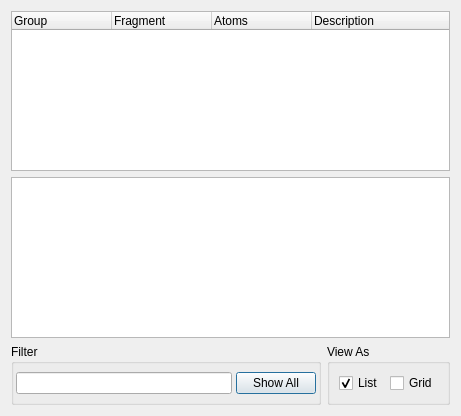
<?xml version="1.0" encoding="UTF-8"?>
<ui version="4.0">
 <class>FragmentDialog</class>
 <widget class="QDialog" name="FragmentDialog">
  <property name="geometry">
   <rect>
    <x>0</x>
    <y>0</y>
    <width>461</width>
    <height>416</height>
   </rect>
  </property>
  <property name="windowTitle">
   <string>Fragment LIbrary</string>
  </property>
  <property name="windowIcon">
   <iconset resource="icons.qrc">
    <normaloff>:/stackicons/icons/stack_fragment.svg</normaloff>:/stackicons/icons/stack_fragment.svg</iconset>
  </property>
  <layout class="QVBoxLayout" name="verticalLayout">
   <item>
    <widget class="QTreeWidget" name="FragmentTree">
     <property name="sizePolicy">
      <sizepolicy hsizetype="Expanding" vsizetype="Expanding">
       <horstretch>0</horstretch>
       <verstretch>0</verstretch>
      </sizepolicy>
     </property>
     <property name="editTriggers">
      <set>QAbstractItemView::NoEditTriggers</set>
     </property>
     <property name="selectionMode">
      <enum>QAbstractItemView::SingleSelection</enum>
     </property>
     <property name="iconSize">
      <size>
       <width>75</width>
       <height>75</height>
      </size>
     </property>
     <column>
      <property name="text">
       <string>Group</string>
      </property>
     </column>
     <column>
      <property name="text">
       <string>Fragment</string>
      </property>
     </column>
     <column>
      <property name="text">
       <string>Atoms</string>
      </property>
     </column>
     <column>
      <property name="text">
       <string>Description</string>
      </property>
     </column>
    </widget>
   </item>
   <item>
    <widget class="QTableWidget" name="FragmentTable">
     <property name="editTriggers">
      <set>QAbstractItemView::NoEditTriggers</set>
     </property>
     <property name="selectionMode">
      <enum>QAbstractItemView::SingleSelection</enum>
     </property>
     <property name="iconSize">
      <size>
       <width>75</width>
       <height>75</height>
      </size>
     </property>
     <attribute name="horizontalHeaderVisible">
      <bool>false</bool>
     </attribute>
     <attribute name="verticalHeaderVisible">
      <bool>true</bool>
     </attribute>
     <attribute name="verticalHeaderVisible">
      <bool>true</bool>
     </attribute>
     <attribute name="horizontalHeaderVisible">
      <bool>false</bool>
     </attribute>
    </widget>
   </item>
   <item>
    <layout class="QHBoxLayout" name="horizontalLayout_2">
     <item>
      <widget class="QGroupBox" name="FilterGroup">
       <property name="sizePolicy">
        <sizepolicy hsizetype="Preferred" vsizetype="Minimum">
         <horstretch>0</horstretch>
         <verstretch>0</verstretch>
        </sizepolicy>
       </property>
       <property name="title">
        <string>Filter</string>
       </property>
       <layout class="QHBoxLayout">
        <property name="spacing">
         <number>4</number>
        </property>
        <property name="margin">
         <number>2</number>
        </property>
        <item>
         <widget class="QLineEdit" name="FragmentFilterEdit"/>
        </item>
        <item>
         <widget class="QPushButton" name="FragmentShowAllButton">
          <property name="text">
           <string>Show All</string>
          </property>
         </widget>
        </item>
       </layout>
      </widget>
     </item>
     <item>
      <widget class="QGroupBox" name="ViewAsGroup">
       <property name="title">
        <string>View As</string>
       </property>
       <layout class="QHBoxLayout" name="horizontalLayout">
        <item>
         <widget class="QCheckBox" name="ViewAsListCheck">
          <property name="text">
           <string>List</string>
          </property>
          <property name="checked">
           <bool>true</bool>
          </property>
          <property name="autoExclusive">
           <bool>true</bool>
          </property>
         </widget>
        </item>
        <item>
         <widget class="QCheckBox" name="ViewAsGridCheck">
          <property name="text">
           <string>Grid</string>
          </property>
          <property name="checked">
           <bool>false</bool>
          </property>
          <property name="autoExclusive">
           <bool>true</bool>
          </property>
         </widget>
        </item>
       </layout>
      </widget>
     </item>
    </layout>
   </item>
  </layout>
 </widget>
 <resources>
  <include location="icons.qrc"/>
 </resources>
 <connections/>
</ui>
